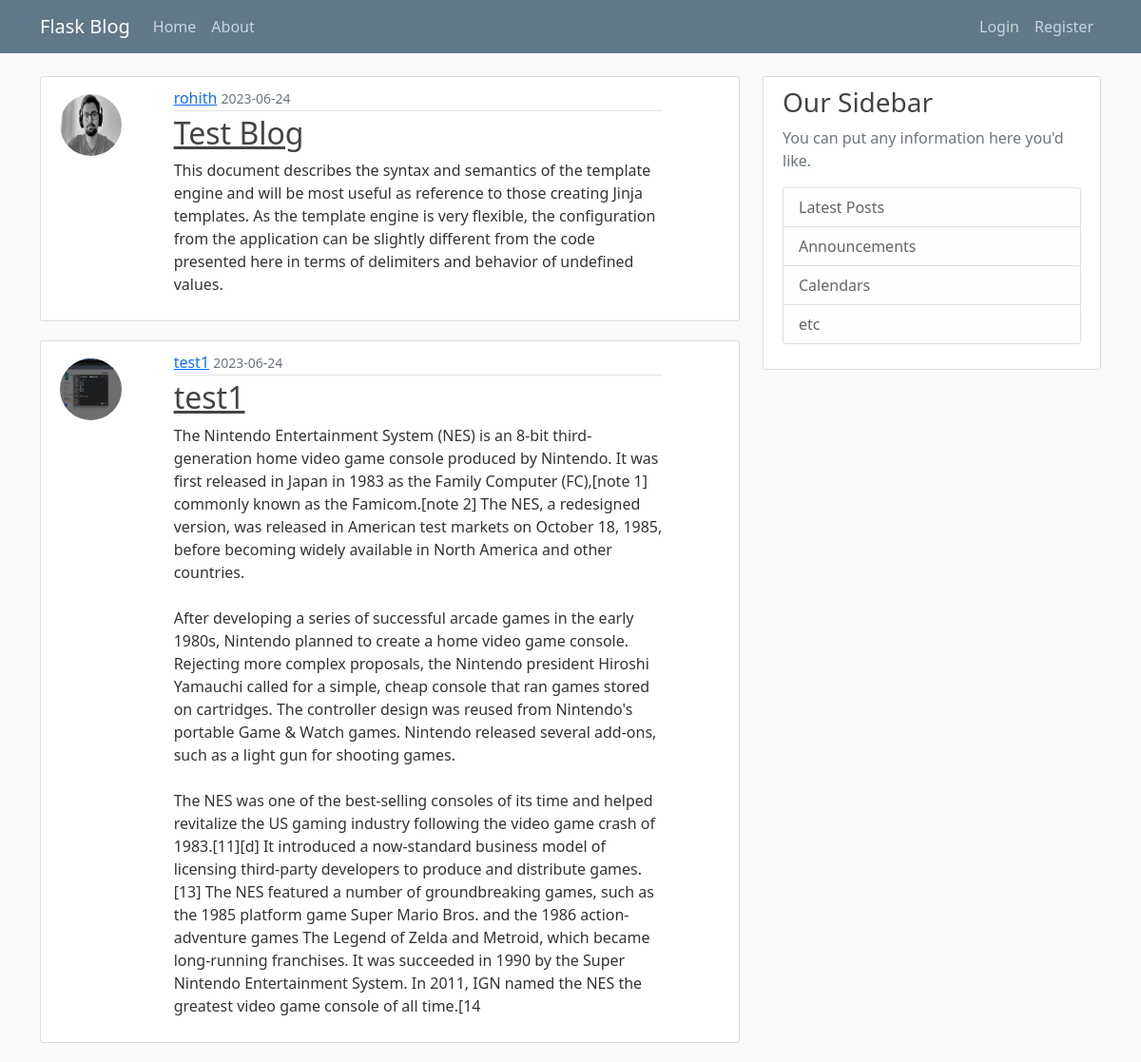
The page /home on the database its author committed.
### on_blog/models.py (models this page shows, shortened)
class Post(db.Model):
    id = db.Column(db.Integer, primary_key=True)
    title = db.Column(db.String(100), nullable=False)
    time = db.Column(db.DateTime, nullable = False, default = datetime.utcnow)
    content = db.Column(db.Text, nullable = False)
    user_id = db.Column(db.Integer, db.ForeignKey('user.id'), nullable = False)

class User(db.Model, UserMixin):
    id = db.Column(db.Integer, primary_key=True)
    username = db.Column(db.String(20), unique=True, nullable=False)
    email = db.Column(db.String(100), unique=True, nullable=False)
    image_file = db.Column(db.String(20), nullable=False, default='default.jpeg')
    password = db.Column(db.String(60), nullable = False)
    posts = db.relationship("Post", backref = "author", lazy = True)

### on_blog/routes.py (the view)
@app.route("/")
@app.route("/home")
def home():
    postz = Post.query.all()
    return render_template("home.html", postz=postz, title="Home Page")

### on_blog/templates/home.html
{% extends "layout.html" %}
{% block content %}
{% for post in postz %}
<article class="content-section">
    <div class="row">
        <div class='col-sm-4 col-lg-2'>
            <img class="rounded-circle article-img align-items-start mt-2"
                 src="{{ url_for('static', filename='profile_pics/' + post.author.image_file) }}">
        </div>
        <div class='col-sm-8 col-lg-9'>
            <div class="media-body">
                <div class="article-metadata">
                    <a class="mr-2" href="#">{{ post.author.username }}</a>
                    <small class="text-muted">{{ post.time.strftime('%Y-%m-%d') }}</small>
                </div>
                <h2><a class="article-title" href="#">{{ post.title }}</a></h2>
                <p class="article-content">{{ post.content }}</p>
            </div>
        </div>
    </div>
</article>
{% endfor %}
{% endblock content %}

### on_blog/templates/layout.html (shortened to what this page needs)
<!DOCTYPE html>
<html>
    <head>
        <link href="https://cdn.jsdelivr.net/npm/bootstrap@5.0.2/dist/css/bootstrap.min.css" rel="stylesheet">
        <link rel="stylesheet" href="{{url_for('static', filename='main.css')}}">
    </head>
    <header class="site-header">
        <nav class="navbar navbar-expand-md navbar-dark bg-steel fixed-top">
          <div class="container">
            <a class="navbar-brand mr-4" href="{{ url_for('home')}}">Flask Blog</a>
            <div class="collapse navbar-collapse" id="navbarToggle">
              <div class="navbar-nav me-auto">
                <a class="nav-item nav-link" href="{{ url_for('home')}}">Home</a>
                <a class="nav-item nav-link" href="{{ url_for('about')}}">About</a>
              </div>
              <span class="navbar-nav ms-auto">
                  {% if current_user.is_authenticated %}
                    <a class="nav-item nav-link" href="{{ url_for('new_post')}}"> Add Post </a>
                    <a class="nav-item nav-link" href="{{ url_for('account')}}">Account </a>
                    <a class="nav-item nav-link" href="{{ url_for('logout')}}">Logout </a>
                  {% else %}
                    <a class="nav-item nav-link" href="{{ url_for('login')}}">Login</a>
                    <a class="nav-item nav-link" href="{{ url_for('register')}}">Register</a>
                  {% endif %}
              </span>
            </div>
          </div>
        </nav>
      </header>
      <main role="main" class="container">
        <div class="row">
          <div class="col-md-8">
            {% block content %}{% endblock %}
          </div>
          <div class="col-md-4">
            <div class="content-section">
              <h3>Our Sidebar</h3>
              <p class='text-muted'>You can put any information here you'd like.
                <ul class="list-group">
                  <li class="list-group-item list-group-item-light">Latest Posts</li>
                  <li class="list-group-item list-group-item-light">Announcements</li>
                  <li class="list-group-item list-group-item-light">Calendars</li>
                  <li class="list-group-item list-group-item-light">etc</li>
                </ul>
              </p>
            </div>
          </div>
        </div>
      </main>
    <body>
    </body>
</html>

### on_blog/static/main.css (style rules this page uses)
body { background: #fafafa; color: #333333; margin-top: 5rem; }
h1, h2, h3, h4, h5, h6 { color: #444444; }
.bg-steel { background-color: #5f788a; }
.site-header .navbar-nav .nav-link { color: #cbd5db; }
.content-section { background: #ffffff; padding: 10px 20px; border: 1px solid #dddddd; border-radius: 3px; margin-bottom: 20px; }
.article-title { color: #444444; }
.article-content { white-space: pre-line; }
.article-img { height: 65px; width: 65px; margin-right: 16px; }
.article-metadata { padding-bottom: 1px; margin-bottom: 4px; border-bottom: 1px solid #e3e3e3 }

### rows shown on the page
Post: image_file (picture), author.username "rohith", time "2023-06-24", title "Test Blog", content "This document describes the syntax and semantics of the template engine and will be most useful as reference to those creating Jinja templates. As the template engine is very flexible, the configuration from the application can be slightly different from the code presented here in terms of delimiters and behavior of undefined values."
Post: image_file (picture), author.username "test1", time "2023-06-24", title "test1", content "The Nintendo Entertainment System (NES) is an 8-bit third-generation home video game console produced by Nintendo. It was first released in Japan in 1983 as the Family Computer (FC),[note 1] commonly known as the Famicom.[note 2] The NES, a redesigned version, was released in American test markets on October 18, 1985, before becoming widely available in North America and other countries. After developing a series of successful arcade games in the early 1980s, Nintendo planned to create a home video game console. Rejecting more complex proposals, the Nintendo president Hiroshi Yamauchi called for a simple, cheap console that ran games stored on cartridges. The controller design was reused…"
